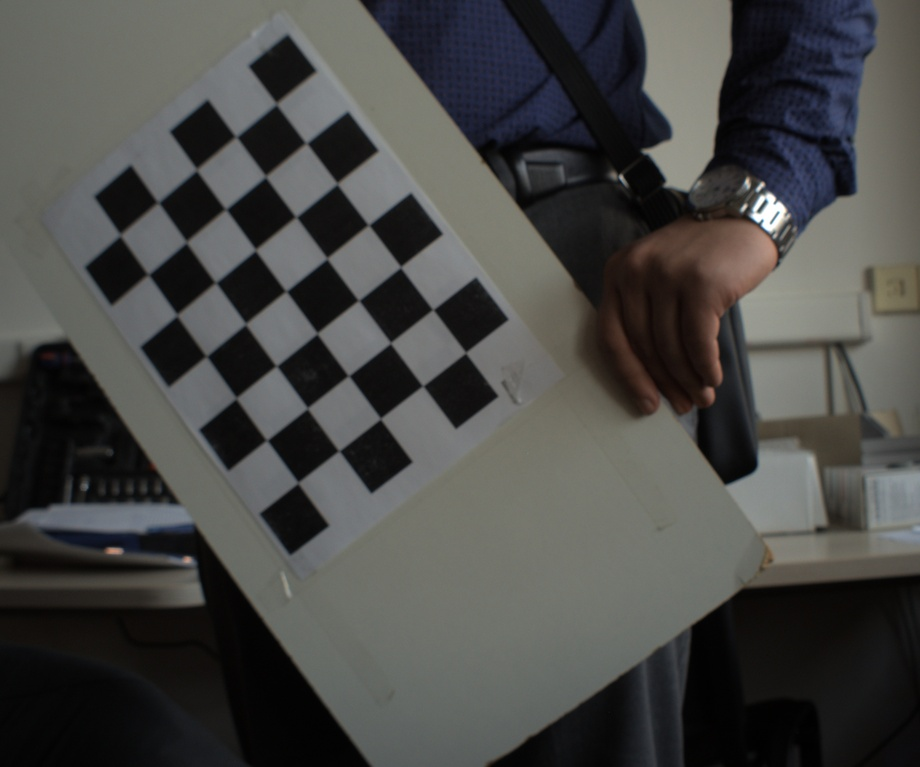
#> input picture Zadanie_2/task_1/images/capture_014.jpg, 920 x 767 px, shrunk from 2464 x 2056 before the run; its folder holds only this picture in this run
$ python calibration.py
#> lines starting #> are read from the running program, lines starting #| are printed output that depends on the picture; after the words box and inside, x2 and y2 are one past the last pixel; in counts of white or black regions, pixels touching at a corner belong together; long printed decimals are rounded
import numpy as np
import cv2 as cv
import glob

# termination criteria
criteria = (cv.TERM_CRITERIA_EPS + cv.TERM_CRITERIA_MAX_ITER, 30, 0.001)

# prepare object points, like (0,0,0), (1,0,0), (2,0,0) ....,(7,5,0)
objp = np.zeros((5*7,3), np.float32)
objp[:,:2] = np.mgrid[0:7,0:5].T.reshape(-1,2)

# Arrays to store object points and image points from all the images.
objpoints = [] # 3d point in real world space
imgpoints = [] # 2d points in image plane.

images = glob.glob('./Zadanie_2/images/*.jpg')

print(len(images))

for fname in images:
    img = cv.imread(fname)
#> img is the input picture: shape (767, 920, 3); mean B, G, R 70.3, 72.2, 72

    if img is None:
        print(f"Failed to read image {fname}")
        continue

    gray = cv.cvtColor(img, cv.COLOR_BGR2GRAY)
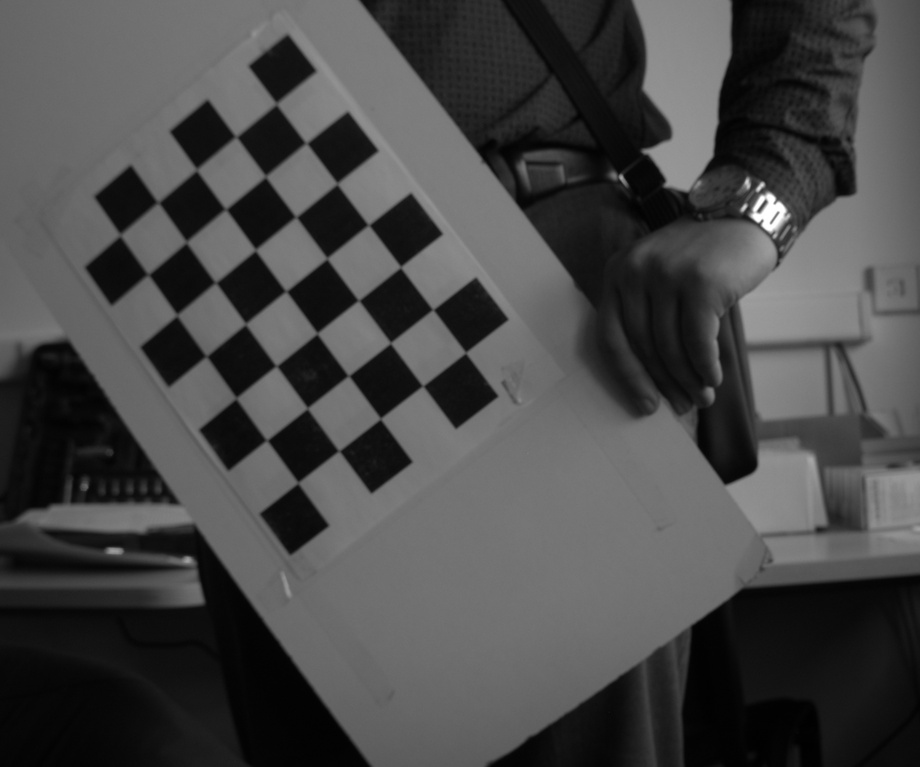
#> gray: shape (767, 920); min 0, max 255, mean 72
    print(f"Processing {fname} - image shape: {img.shape}, gray shape: {gray.shape}")
#| Processing Zadanie_2/task_1/images/capture_014.jpg - image shape: (767, 920, 3), gray shape: (767, 920)


    # Find the chess board corners
    ret, corners = cv.findChessboardCorners(gray, (7,5), None)
#> ret = True; corners = 35 rows, first 8: [276.5, 103.5], [306.2, 141.1], [339.2, 184.5], [368.3, 226.9], [400.5, 267.1], [433.2, 311.3], [465.5, 352.6], [236, 136.5]

    print(f'ret: {ret}, fname: {fname}')
#| ret: True, fname: Zadanie_2/task_1/images/capture_014.jpg

    # If found, add object points, image points (after refining them)
    if ret:
        objpoints.append(objp)

        corners2 = cv.cornerSubPix(gray,corners, (11,11), (-1,-1), criteria)
#> corners2 = 35 rows, first 8: [276.3, 103.7], [306.2, 143.1], [337.2, 183.6], [368.5, 224.9], [400.6, 267], [432.9, 309.5], [465.6, 352.6], [236, 136.7]
        imgpoints.append(corners2)

        # Draw and display the corners
        cv.drawChessboardCorners(img, (7,5), corners2, ret)
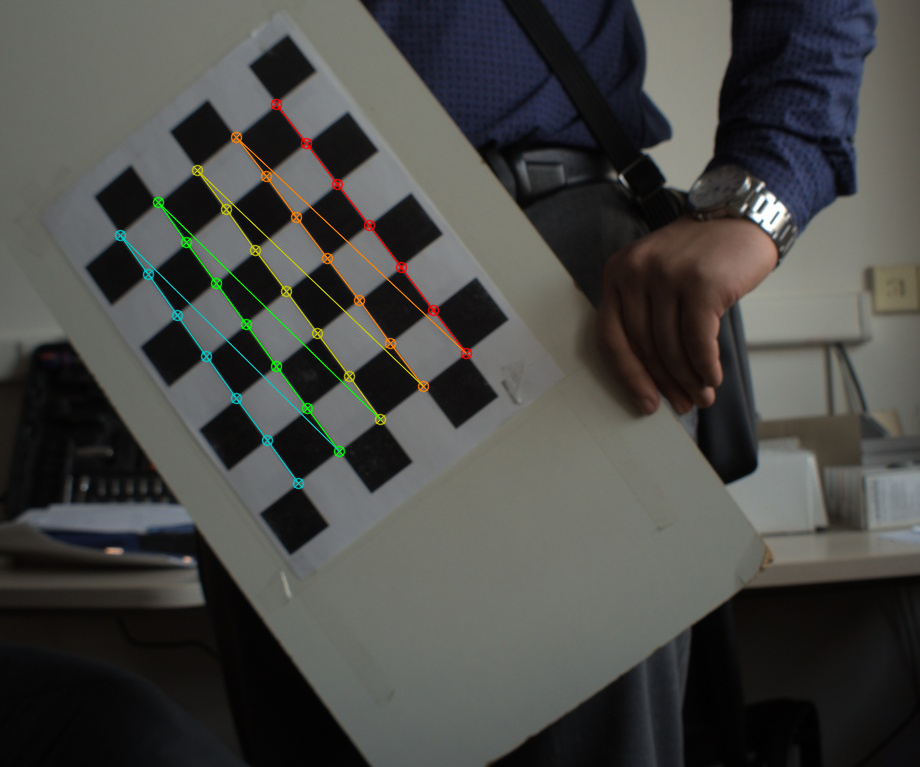
#> img: shape (767, 920, 3); 1.35% of pixels changed, all inside (x1, y1, x2, y2) = (114, 98, 473, 490)
        #cv.imshow('img', img)
        cv.imwrite('./Zadanie_2/Cada_corners_found.jpg', img)
        cv.waitKey(500)

cv.destroyAllWindows()

ret, mtx, dist, rvecs, tvecs = cv.calibrateCamera(objpoints, imgpoints, gray.shape[::-1], None, None)
#> ret = 0.122; mtx = [[662.9, 0, 435.9], [0, 669.8, 390.7], [0, 0, 1]]; dist = [[-0.0644, -0.0492, -0.00436, 0.000175, 0.00329]]; rvecs = ([0.0355, 0.0794, 0.918],); tvecs = ([-3.08, -5.46, 12.58],)

np.set_printoptions(precision=4, suppress=True)

print(f"Re-projection RMS error: {ret:.6f}\n")
#| Re-projection RMS error: 0.1221

print("Camera matrix (intrinsics):")
print(mtx, "\n")
#| [[662.8917   0.     435.8839]
#|  [  0.     669.7907 390.6508]
#|  [  0.       0.       1.    ]]

print("Distortion coefficients (flattened):")
print(dist.ravel(), "\n")
#| [-0.0644 -0.0492 -0.0044  0.0002  0.0033]

print("Extrinsic parameters (per image):")
for i, (rvec, tvec) in enumerate(zip(rvecs, tvecs), start=1):
    r = np.squeeze(rvec)
    t = np.squeeze(tvec)
    print(f"Image {i:02d}:")
    print(f"  rvec: {r}")
    print(f"  tvec: {t}\n")
#> this loop made 1 pass
#> (i, r, t) on pass 1: (1, [0.0355, 0.0794, 0.918], [-3.08, -5.46, 12.58])
#> (printed output is left out)

$ run again, on Zadanie_2/task_1/images/capture_018.jpg
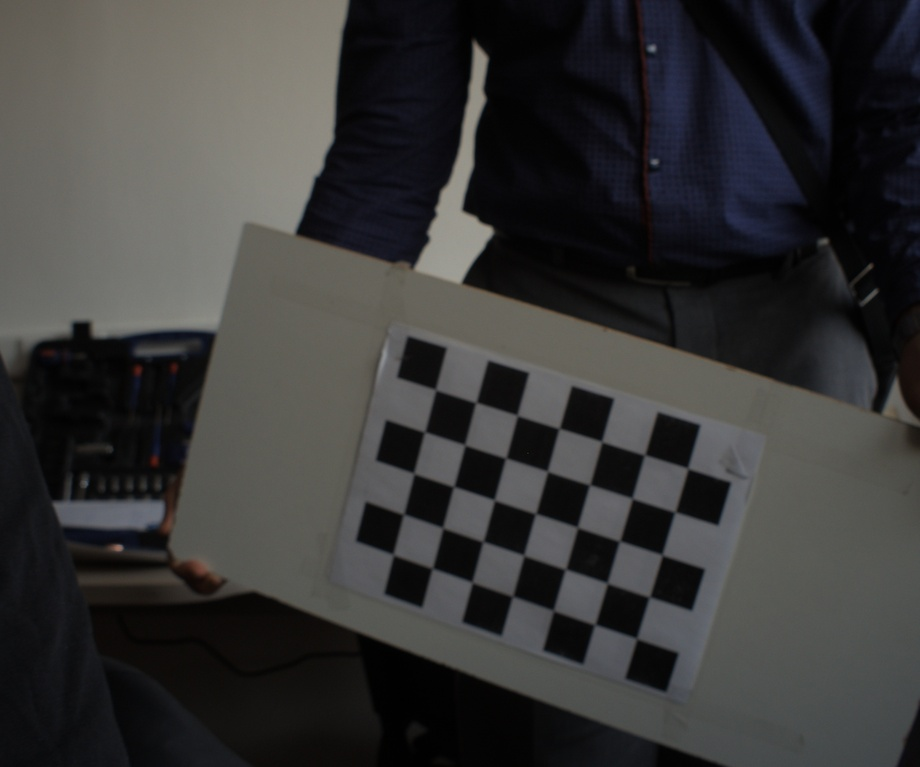
#> input picture Zadanie_2/task_1/images/capture_018.jpg, 920 x 767 px, shrunk from 2464 x 2056 before the run
#> img is the input picture: shape (767, 920, 3); mean B, G, R 55.2, 55.7, 56
#| Processing Zadanie_2/task_1/images/capture_018.jpg - image shape: (767, 920, 3), gray shape: (767, 920)
#> `ret, corners = cv.findChessboardCorners(gray, (7,5), None)`: ret = True; corners = 35 rows, first 8: [435.5, 389.5], [476.1, 402.5], [517.7, 416.4], [559, 428.6], [601.7, 441.5], [644.5, 455], [687.7, 468.2], [425.1, 431.5]
#| ret: True, fname: Zadanie_2/task_1/images/capture_018.jpg
#> corners2 = 35 rows, first 8: [435.5, 389.7], [475.8, 402.4], [517.3, 415.3], [559.1, 428.5], [601.8, 441.6], [644.6, 454.9], [687.8, 468.4], [424.6, 431.9]
#> `cv.drawChessboardCorners(img, (7,5), corners2, ret)`:
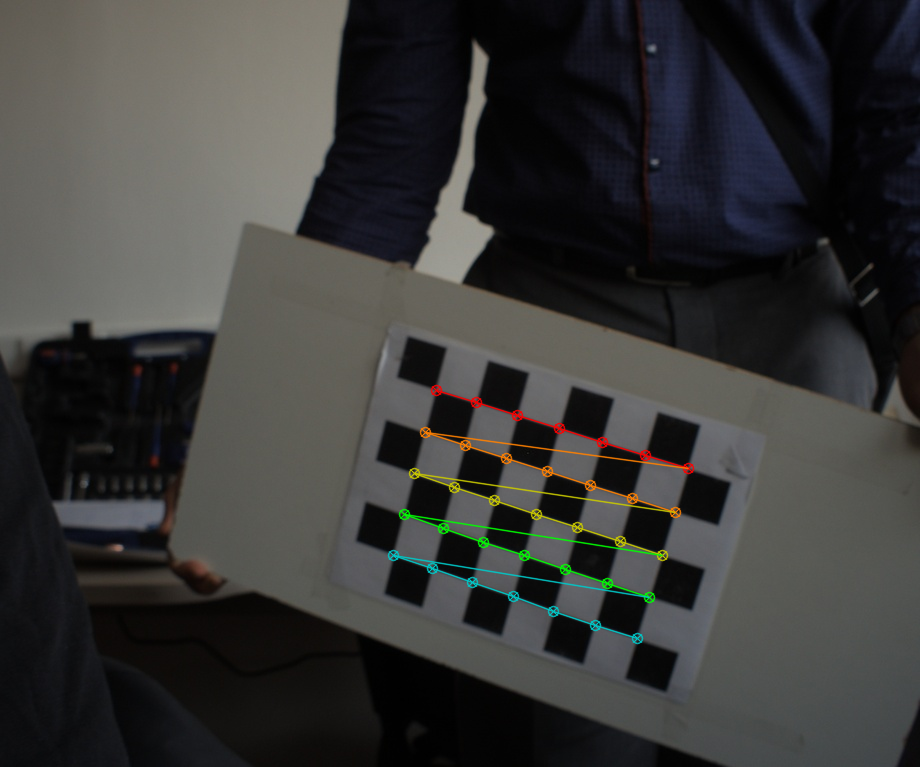
#> img: shape (767, 920, 3); 1.37% of pixels changed, all inside (x1, y1, x2, y2) = (387, 384, 695, 645)
#> `ret, mtx, dist, rvecs, tvecs = cv.calibrateCamera(objpoints, imgpoints..`: ret = 0.098; mtx = [[925.7, 0, 519.2], [0, 939.8, 353.6], [0, 0, 1]]; dist = [[-0.366, 1.58, 0.0174, -0.00825, -5.62]]; rvecs = ([0.0768, 0.209, 0.274],); tvecs = ([-1.93, 0.818, 21.28],)
#| Re-projection RMS error: 0.09803
#| [[925.6977   0.     519.1627]
#|  [  0.     939.7715 353.5594]
#|  [  0.       0.       1.    ]]
#| [-0.3662  1.5759  0.0174 -0.0083 -5.6177]
#> the loop `for i, (rvec, tvec) in enumerate(zip(rvecs, tvecs), start=1):` made 1 pass
#> (i, r, t) on pass 1: (1, [0.0768, 0.209, 0.274], [-1.93, 0.818, 21.28])
#> (printed output is left out)

$ run again, on Zadanie_2/task_1/images/capture_019.jpg
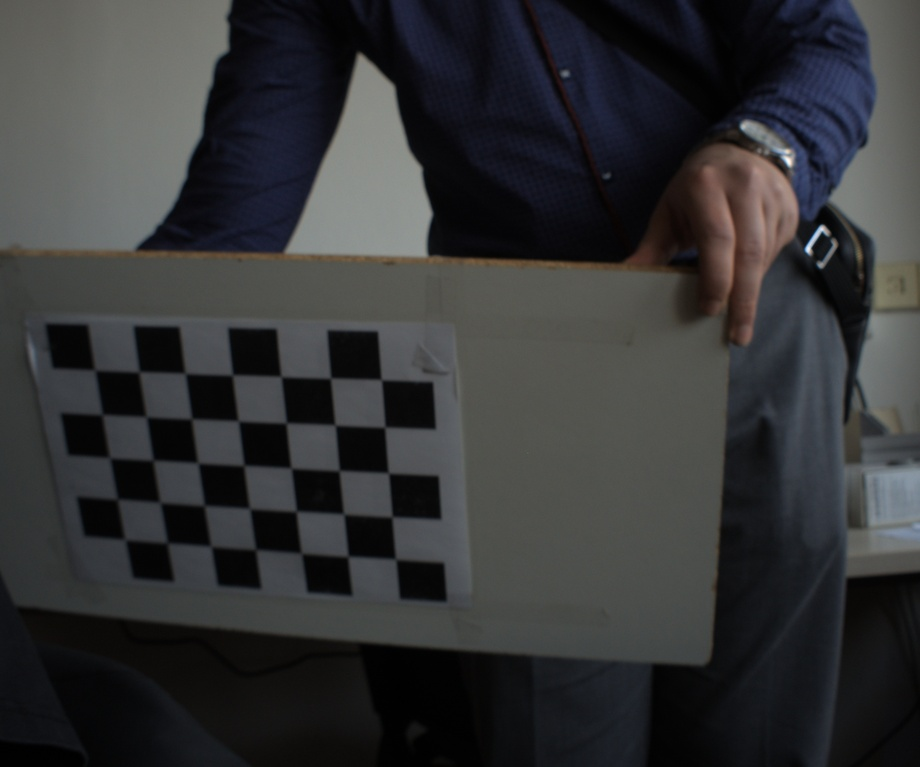
#> input picture Zadanie_2/task_1/images/capture_019.jpg, 920 x 767 px, shrunk from 2464 x 2056 before the run
#> img is the input picture: shape (767, 920, 3); mean B, G, R 53.7, 52.4, 51.6
#> `gray = cv.cvtColor(img, cv.COLOR_BGR2GRAY)`:
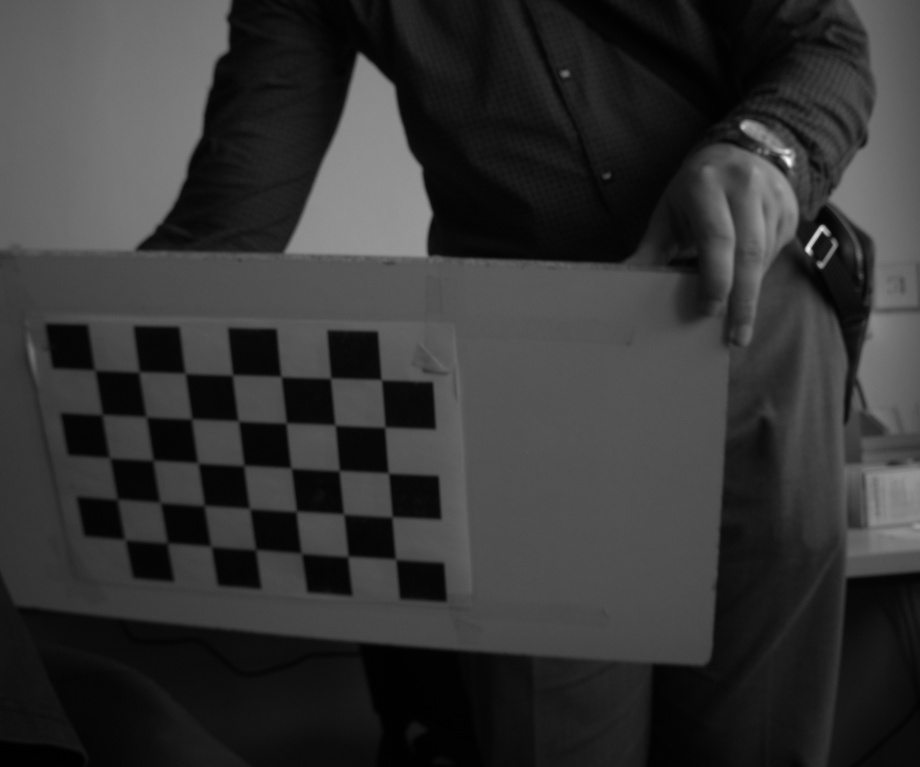
#> gray: shape (767, 920); min 0, max 249, mean 52.3
#| Processing Zadanie_2/task_1/images/capture_019.jpg - image shape: (767, 920, 3), gray shape: (767, 920)
#> `ret, corners = cv.findChessboardCorners(gray, (7,5), None)`: ret = True; corners = 35 rows, first 8: [95, 369.5], [139.2, 372], [185.5, 373], [232.5, 375.5], [281, 376.4], [330.5, 378], [381.5, 379.5], [103.8, 412.9]
#| ret: True, fname: Zadanie_2/task_1/images/capture_019.jpg
#> corners2 = 35 rows, first 8: [94.71, 370.1], [139, 371.9], [185.2, 373.3], [232.4, 375], [281.1, 376.4], [330.6, 378.2], [381.3, 379.7], [102.2, 414.6]
#> `cv.drawChessboardCorners(img, (7,5), corners2, ret)`:
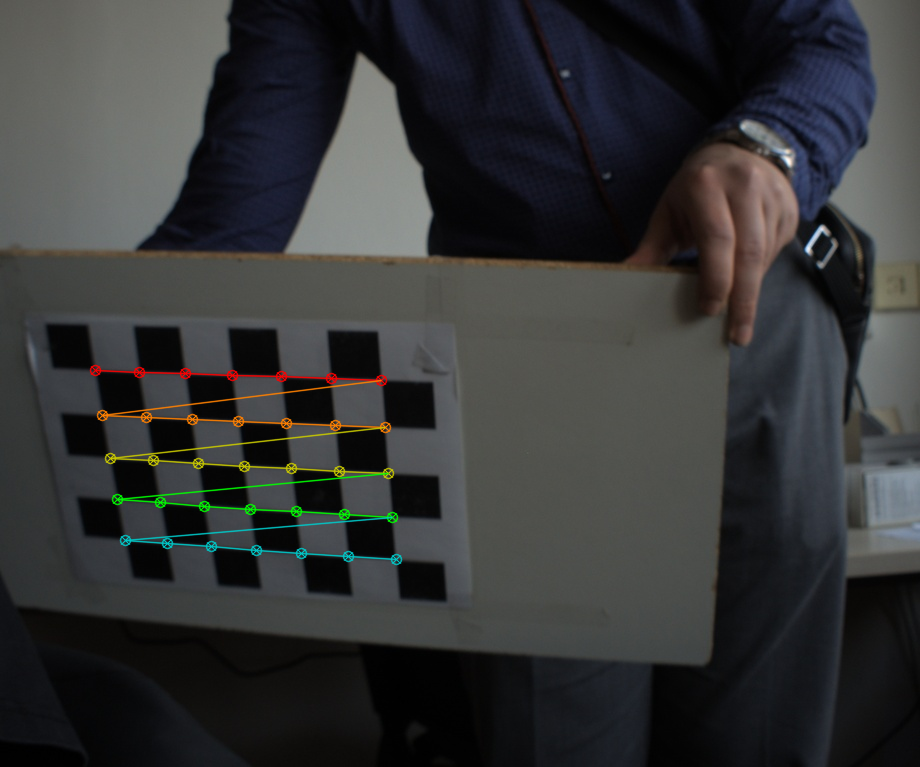
#> img: shape (767, 920, 3); 1.46% of pixels changed, all inside (x1, y1, x2, y2) = (89, 364, 403, 566)
#> `ret, mtx, dist, rvecs, tvecs = cv.calibrateCamera(objpoints, imgpoints..`: ret = 0.137; mtx = [[1039.4, 0, 581.1], [0, 973, 429.3], [0, 0, 1]]; dist = [[-0.401, 0.902, -0.0178, -0.0351, -1.76]]; rvecs = ([0.302, 0.136, 0.0145],); tvecs = ([-9.69, -1.19, 20.44],)
#| Re-projection RMS error: 0.137
#| [[1039.4362    0.      581.0788]
#|  [   0.      972.9855  429.2545]
#|  [   0.        0.        1.    ]]
#| [-0.4009  0.9018 -0.0178 -0.0351 -1.7632]
#> the loop `for i, (rvec, tvec) in enumerate(zip(rvecs, tvecs), start=1):` made 1 pass
#> (i, r, t) on pass 1: (1, [0.302, 0.136, 0.0145], [-9.69, -1.19, 20.44])
#> (printed output is left out)

$ run again, on Zadanie_2/task_1/images/capture_020.jpg
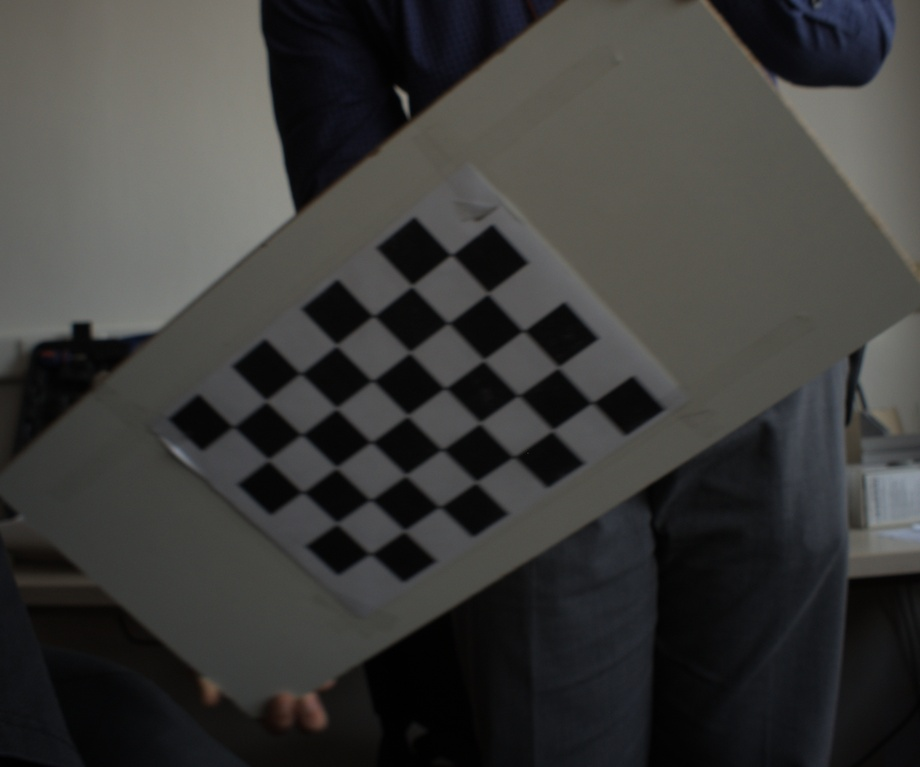
#> input picture Zadanie_2/task_1/images/capture_020.jpg, 920 x 767 px, shrunk from 2464 x 2056 before the run
#> img is the input picture: shape (767, 920, 3); mean B, G, R 57.4, 59.1, 59.3
#| Processing Zadanie_2/task_1/images/capture_020.jpg - image shape: (767, 920, 3), gray shape: (767, 920)
#> `ret, corners = cv.findChessboardCorners(gray, (7,5), None)`: ret = True; corners = 35 rows, first 8: [233, 426.5], [266, 401], [300.5, 373.5], [337, 345], [373.8, 313.6], [411, 286.5], [451.5, 254.5], [268.5, 459.5]
#| ret: True, fname: Zadanie_2/task_1/images/capture_020.jpg
#> corners2 = 35 rows, first 8: [233.2, 426.8], [266.1, 400.9], [300.4, 373.5], [336.5, 345.3], [373.5, 315.8], [411.9, 285.8], [451.4, 254.8], [268.4, 459.9]
#> `cv.drawChessboardCorners(img, (7,5), corners2, ret)`:
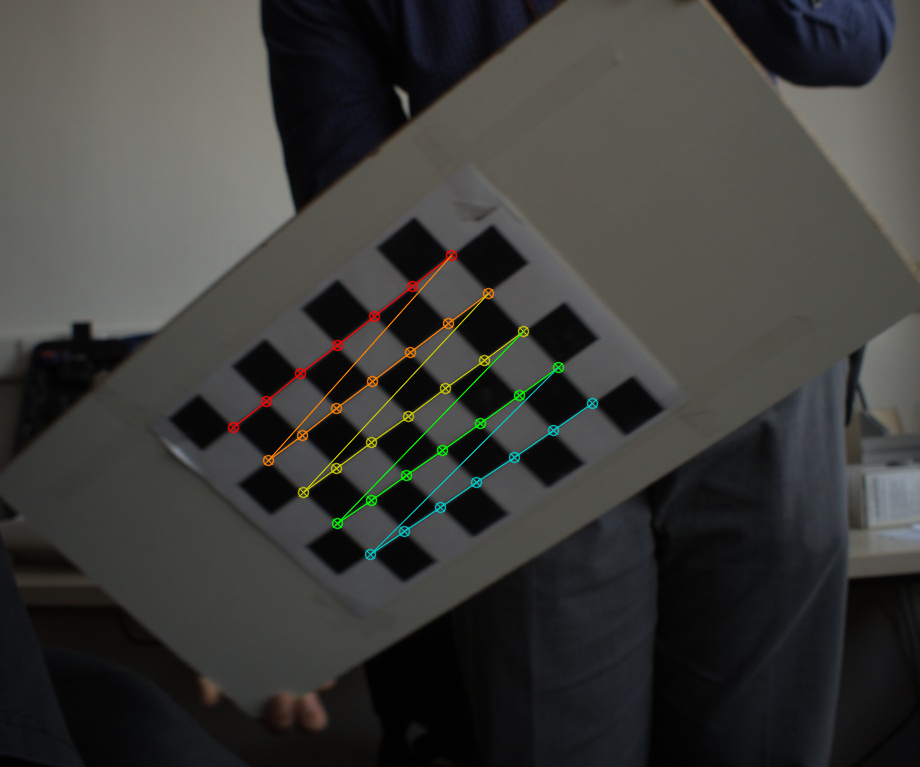
#> img: shape (767, 920, 3); 1.23% of pixels changed, all inside (x1, y1, x2, y2) = (227, 249, 599, 561)
#> `ret, mtx, dist, rvecs, tvecs = cv.calibrateCamera(objpoints, imgpoints..`: ret = 0.177; mtx = [[989.1, 0, 590.2], [0, 944.5, 289.6], [0, 0, 1]]; dist = [[-0.472, 2.1, 0.0165, -0.0312, -6.68]]; rvecs = ([0.315, 0.178, -0.678],); tvecs = ([-7.11, 2.85, 19.57],)
#| Re-projection RMS error: 0.1769
#| [[989.0708   0.     590.2331]
#|  [  0.     944.5084 289.5616]
#|  [  0.       0.       1.    ]]
#| [-0.472   2.0961  0.0165 -0.0312 -6.6767]
#> the loop `for i, (rvec, tvec) in enumerate(zip(rvecs, tvecs), start=1):` made 1 pass
#> (i, r, t) on pass 1: (1, [0.315, 0.178, -0.678], [-7.11, 2.85, 19.57])
#> (printed output is left out)
